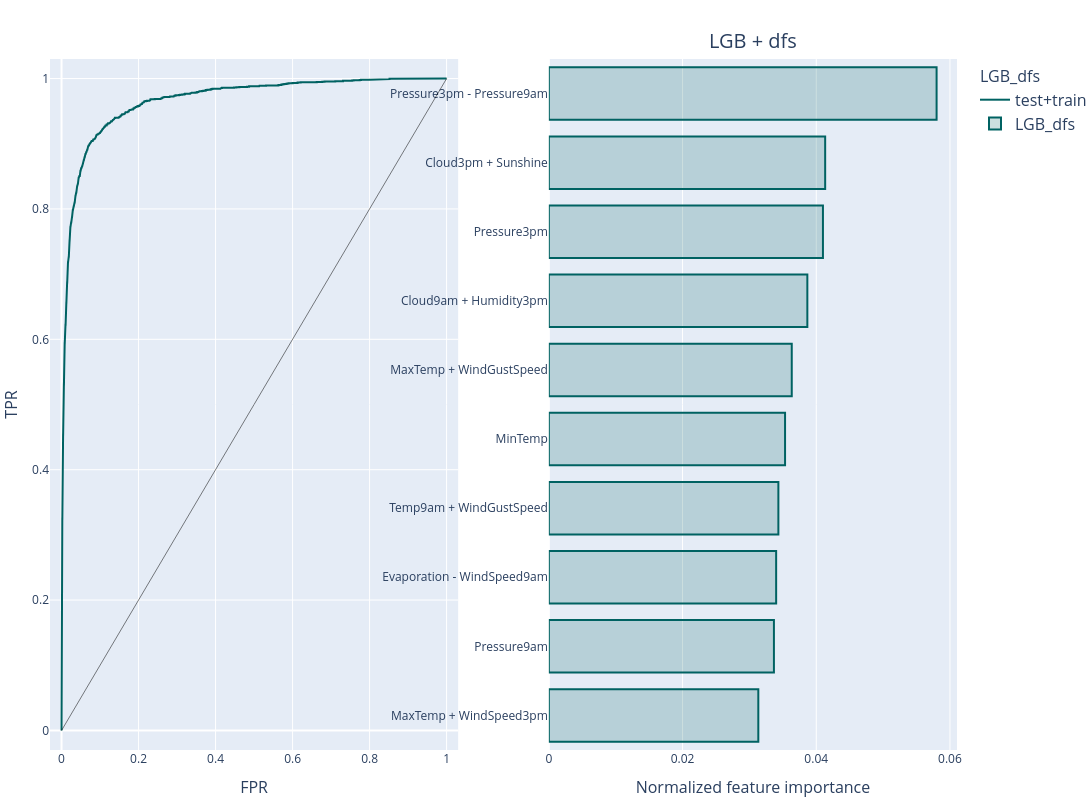

The notebook cell this image was saved under:
### Code cell
# Para comparar outros gráficos, pode ser útil usar um canvas
with experionml.canvas(1, 2, figsize=(1800, 800)):
    experionml.lgb_dfs.plot_roc(rows="test+train")
    experionml.lgb_dfs.plot_feature_importance(show=10, title="LGB + dfs")

### Figure 1 — Plotly figure (JSON) as saved in the notebook; plotly's stock layout.template omitted (floating-point values rounded to 4 significant figures; data arrays with more than 128 entries replaced by an {"elided": "..."} marker saying what was removed)
{"data": [{"hovertemplate": "(%{x}, %{y})<extra>LGB_dfs - test+train</extra>", "legendgroup": "LGB_dfs", "legendgrouptitle": {"font": {"size": 16}, "text": "LGB_dfs"}, "line": {"color": "rgb(0, 98, 98)", "dash": "solid", "width": 2}, "marker": {"color": "rgb(0, 98, 98)", "line": {"color": "rgba(255, 255, 255, 0.9)", "width": 1}, "size": 8, "symbol": "circle"}, "mode": "lines", "name": "test+train", "showlegend": true, "type": "scatter", "x": {"elided": "1044 float values"}, "xaxis": "x", "y": {"elided": "1044 float values"}, "yaxis": "y"}, {"hovertemplate": "%{x}<extra></extra>", "legendgroup": "LGB_dfs", "marker": {"color": "rgba(0, 98, 98, 0.2)", "line": {"color": "rgb(0, 98, 98)", "width": 2}}, "name": "LGB_dfs", "orientation": "h", "showlegend": true, "type": "bar", "x": [0.058, 0.04133, 0.041, 0.03867, 0.03633, 0.03533, 0.03433, 0.034, 0.03367, 0.03133, 0.03133, 0.02933, 0.02667, 0.026, 0.02567, 0.02533, 0.02467, 0.02433, 0.02333, 0.023, 0.023, 0.02267, 0.02167, 0.021, 0.021, 0.02033, 0.02, 0.02, 0.01967, 0.01933, 0.019, 0.01767, 0.01767, 0.017, 0.01633, 0.01567, 0.01567, 0.015, 0.01367], "xaxis": "x2", "y": ["Pressure3pm - Pressure9am", "Cloud3pm + Sunshine", "Pressure3pm", "Cloud9am + Humidity3pm", "MaxTemp + WindGustSpeed", "MinTemp", "Temp9am + WindGustSpeed", "Evaporation - WindSpeed9am", "Pressure9am", "Evaporation + WindDir9am", "MaxTemp + WindSpeed3pm", "Sunshine", "Cloud9am - Sunshine", "WindDir9am", "WindGustDir + WindSpeed3pm", "Temp3pm - WindSpeed9am", "Humidity3pm + Pressure9am", "WindGustSpeed", "Cloud3pm - WindSpeed3pm", "RainToday_Yes - Temp3pm", "Cloud3pm", "Evaporation - Humidity3pm", "Humidity9am - Temp9am", "Cloud3pm - Temp9am", "Humidity3pm + WindSpeed3pm", "Evaporation + MaxTemp", "RainToday_No + WindGustDir", "Temp9am", "WindGustDir", "Humidity9am + Pressure3pm", "Cloud3pm - Humidity9am", "Humidity3pm - WindGustSpeed", "MaxTemp", "RainToday_infrequent - WindDir3pm", "Cloud9am + RainToday_infrequent", "WindDir3pm", "Rainfall", "Rainfall + Sunshine", "WindGustSpeed + WindSpeed3pm"], "yaxis": "y2"}], "layout": {"annotations": [{"font": {"size": 20}, "showarrow": false, "text": "LGB + dfs", "x": 0.775, "xanchor": "center", "xref": "paper", "y": 1.005, "yanchor": "bottom", "yref": "paper"}], "bargroupgap": 0.05, "font": {"size": 12}, "height": 800, "hoverlabel": {"font": {"size": 16}}, "legend": {"bgcolor": "rgba(255, 255, 255, 0.5)", "font": {"size": 16}, "groupclick": "togglegroup", "traceorder": "grouped"}, "margin": {"b": 50, "l": 50, "pad": 0, "r": 0, "t": 59}, "shapes": [{"line": {"color": "black", "width": 1}, "opacity": 0.5, "type": "line", "x0": 0.0, "x1": 1.0, "xref": "x", "y0": 0.0, "y1": 1.0, "yref": "y"}], "showlegend": true, "title": {"font": {"size": 24}, "pad": {"b": 15, "t": 15}, "x": 0.5, "xanchor": "center", "xref": "paper", "y": 1, "yanchor": "top"}, "width": 1800, "xaxis": {"anchor": "y", "automargin": true, "domain": [0.0, 0.45], "range": [-0.03, 1.03], "title": {"font": {"size": 16}, "text": "FPR"}}, "xaxis2": {"anchor": "y2", "automargin": true, "domain": [0.55, 1.0], "title": {"font": {"size": 16}, "text": "Normalized feature importance"}}, "yaxis": {"anchor": "x", "automargin": true, "domain": [0.0, 1.0], "range": [-0.03, 1.03], "title": {"font": {"size": 16}, "text": "TPR"}}, "yaxis2": {"anchor": "x2", "automargin": true, "categoryorder": "total ascending", "domain": [0.0, 1.0], "range": [28.5, 38.5], "title": {"font": {"size": 16}}}}}
